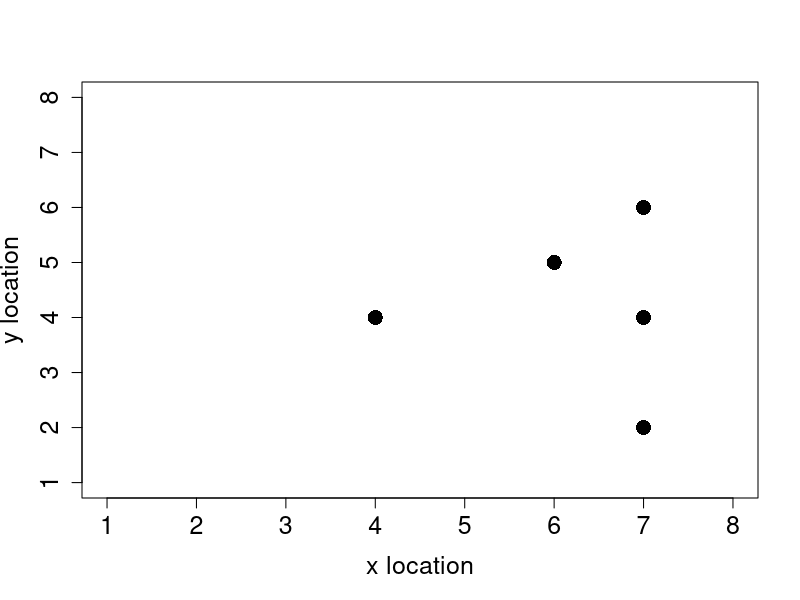
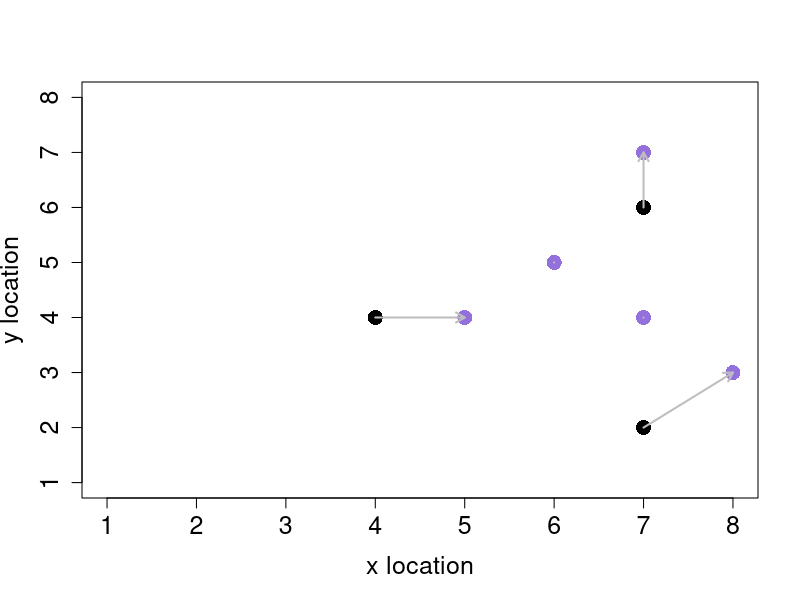
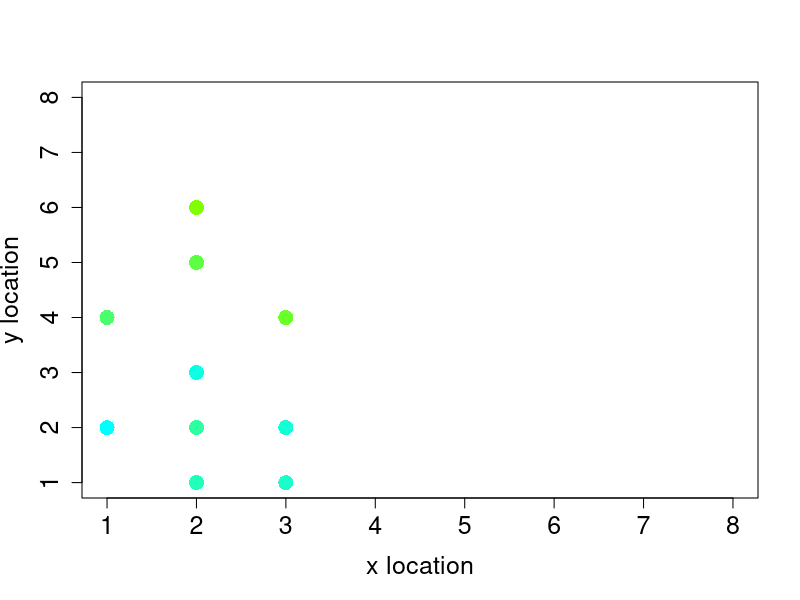
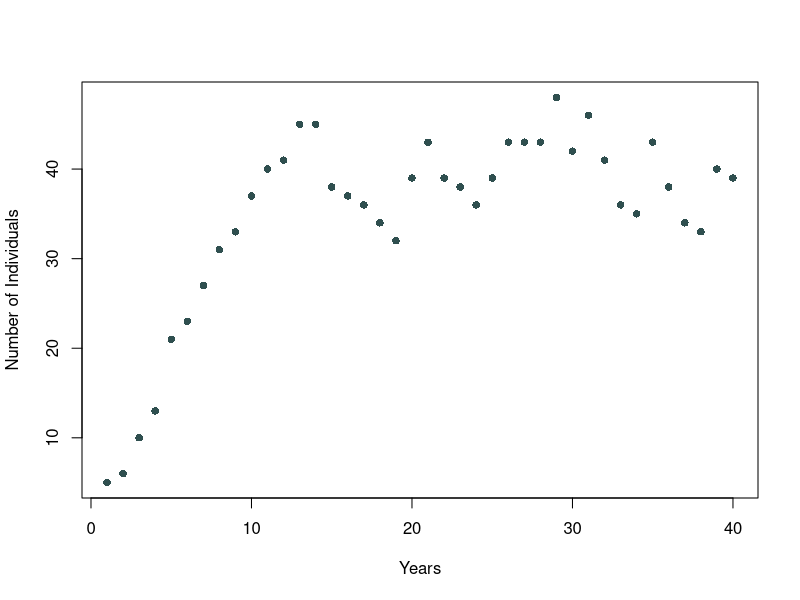

Write the R code that produced these figures, in order.
## ---- chunk 1
knitr::opts_chunk$set(echo = TRUE)
## ---- chunk 2
inds <- array(data = 0, dim =c (5,3))
colnames(inds) <- paste0("Characteristic ", 1:ncol(inds))
rownames(inds) <- paste0("Individual ", 1:nrow(inds))
print(inds)
## ---- chunk 3
colnames(inds) <- c("Body Mass", "x location", "y location")

## ---- chunk 4
inds[, 1] <- rnorm(n = nrow(inds), mean = 23, sd = 3)   #writing inds[,1] is the same as inds[1:5, 1]

dim(inds)  #returns dimensions of matrix or array as a list [1] rows and [2] columns

## ---- chunk 5
inds[, 2] <- sample(x = 1:8, size = nrow(inds), replace = T)
inds[, 3] <- sample(x=1:8, size = nrow(inds), replace = T)
## ---- chunk 6
plot(
  x = inds[, 2],              # x-coordinate data
  y = inds[, 3],              # y-coordinate data
  pch = 16,                   # Point character (solid circle)
  cex = 2,                    # Point size (enlarged by a factor of 2)
  xlim = c(1, 8),             # X-axis limits (range from 1 to 8)
  ylim = c(1, 8),             # Y-axis limits (range from 1 to 8)
  xlab = "x location",        # X-axis label
  mar = c(5, 5, 1, 1),        # Margins for the plot (bottom, left, top, right)
  ylab = "y location",        # Y-axis label
  cex.lab = 1.5,              # Size of axis labels (enlarged by a factor of 1.5)
  cex.axis = 1.5              # Size of axis values (enlarged by a factor of 1.5)
)

## ---- chunk 7

x_move <- sample(x = c(-1, 0, 1), size = nrow(inds), replace = T)
y_move <- sample(x = c(-1, 0, 1), size = nrow(inds), replace = T)

inds[, 2] <- inds[, 2] + x_move
inds[, 3] <- inds[, 3] + y_move
plot(
  x = inds[, 2] - x_move,              # x-coordinate data
  y = inds[, 3] - y_move,              # y-coordinate data
  pch = 16,                   # Point character (solid circle)
  cex = 2,                    # Point size (enlarged by a factor of 2)
  xlim = c(1, 8),             # X-axis limits (range from 1 to 8)
  ylim = c(1, 8),             # Y-axis limits (range from 1 to 8)
  xlab = "x location",        # X-axis label
  mar = c(5, 5, 1, 1),        # Margins for the plot (bottom, left, top, right)
  ylab = "y location",        # Y-axis label
  cex.lab = 1.5,              # Size of axis labels (enlarged by a factor of 1.5)
  cex.axis = 1.5              # Size of axis values (enlarged by a factor of 1.5)
)

points(x = inds[, 2],              # x-coordinate data
  y = inds[, 3],              # y-coordinate data
  pch = 16,                   # Point character (solid circle)
  cex = 2,                    # Point size (enlarged by a factor of 2)
  col = ("mediumpurple"),
  xlim = c(1, 8),             # X-axis limits (range from 1 to 8)
  ylim = c(1, 8),             # Y-axis limits (range from 1 to 8)
  xlab = "x location",        # X-axis label
  mar = c(5, 5, 1, 1),        # Margins for the plot (bottom, left, top, right)
  ylab = "y location",        # Y-axis label
  cex.lab = 1.5,              # Size of axis labels (enlarged by a factor of 1.5)
  cex.axis = 1.5              # Size of axis values (enlarged by a factor of 1.5)
  )
arrows(
  x0 = inds[, 2] - x_move,  # Starting x-coordinates (old positions)
  y0 = inds[, 3] - y_move,  # Starting y-coordinates (old positions)
  x1 = inds[, 2],          # Ending x-coordinates (new positions)
  y1 = inds[, 3],          # Ending y-coordinates (new positions)
  length = 0.1,            # Length of the arrowheads
  angle = 30,              # Angle of the arrowheads
  code = 2,                # Type of arrowhead (2 for closed arrowheads)
  col = "grey",            # Arrow color
  lwd = 2                  # Modifies the thickness of the arrow
)
## ---- chunk 8
movement <- function(inds, xloc = 2, yloc = 3){
    total_inds   <- dim(inds)[1] # Get the number of individuals in inds by checking number of rows
    move_dists   <- c(-1, 0, 1)  # Define the possible distances to move
    x_move       <- sample(x = move_dists, size = total_inds, replace = TRUE)
    y_move       <- sample(x = move_dists, size = total_inds, replace = TRUE)
    inds[, xloc] <- inds[, xloc] + x_move
    inds[, yloc] <- inds[, yloc] + y_move
    return(inds)
}
## ---- chunk 9
inds <- movement(inds)
## ---- chunk 10
time_steps <- 20
for (i in 1:time_steps)
  inds <- movement(inds)

## ---- chunk 11
movement <- function(inds, xloc = 2, yloc = 3, xmax = 8, ymax = 8){
    total_inds   <- dim(inds)[1]; # Get the number of individuals in inds
    move_dists   <- c(-1, 0, 1);  # Define the possible distances to move
    x_move       <- sample(x = move_dists, size = total_inds, replace = TRUE);
    y_move       <- sample(x = move_dists, size = total_inds, replace = TRUE);
    inds[, xloc] <- inds[, xloc] + x_move;
    inds[, yloc] <- inds[, yloc] + y_move;
    # =========   The reflecting boundary is added below
    for(i in 1:total_inds){               # For each individual i in the array
        if(inds[i, xloc] > xmax){         # If it moved passed the maximum xloc
            inds[i, xloc] <- xmax - 1;    # Then move it back toward the centre
        }
        if(inds[i, xloc] < 1){            # If it moved below 1 on xloc
            inds[i, xloc] <- 2;           # Move it toward the centre (2)
        }
        if(inds[i, yloc] > ymax){         # If it moved passed the maximum yloc
            inds[i, yloc] <- ymax - 1;    # Then move it back toward the centre
        }
        if(inds[i, yloc] < 1){            # If it moved below 1 on yloc
            inds[i, yloc] <- 2;           # Then move it toward the centre (2)
        }
    } 
    # =========  Now all individuals should stay on the landscape
    return(inds);
}

inds           <- array(data = 0, dim = c(5, 3))
colnames(inds) <- c("body_mass", "x_loc", "y_loc")
rownames(inds) <- c("ind_1", "ind_2", "ind_3", "ind_4", "ind_5")
inds[,1]       <- rnorm(n = dim(inds)[1], mean = 23, sd = 3)
inds[,2]       <- sample(x = 1:8, size = dim(inds)[1], replace = TRUE)
inds[,3]       <- sample(x = 1:8, size = dim(inds)[1], replace = TRUE)


time_steps <- 20

for (i in 1:time_steps){
  inds <- movement(inds)
  }


## ---- chunk 12

time_steps <- 20
inds_hist  <- NULL; # Here's the list
for(i in 1:time_steps){
    inds            <- movement(inds)
    inds_hist[[i]] <- inds; # Add to list
}
print(inds)

for (i in 1:5) {
  print(paste0("Year ", i))
  print(inds_hist[[1]])
} 

## ---- chunk 13

indi_1 <- matrix(data= NA, nrow=20, ncol = 3)
colnames(indi_1) <- c("Year", "x-location", "y-location")

for(i in 1:time_steps){
  indi_1[i, 1] <- i    #saves timestep in first column
  indi_1[i, 2] <- inds_hist[[i]][1,2]  #extracts x(2) value for the i timestep of individual 1 (1)
  indi_1[i, 3] <- inds_hist[[i]][1,3]  # -'- but for the y(3) value
}

print(indi_1)

colorrange <- colorRampPalette(c("chartreuse", "cyan"))
my.colorrange <- colorrange(20)

plot(
  x = indi_1[, 2],              # x-coordinate data
  y = indi_1[, 3],              # y-coordinate data
  pch = 16,                   # Point character (solid circle)
  col = my.colorrange,
  cex = 2,                    # Point size (enlarged by a factor of 2)
  xlim = c(1, 8),             # X-axis limits (range from 1 to 8)
  ylim = c(1, 8),             # Y-axis limits (range from 1 to 8)
  xlab = "x location",        # X-axis label
  mar = c(5, 5, 1, 1),        # Margins for the plot (bottom, left, top, right)
  ylab = "y location",        # Y-axis label
  cex.lab = 1.5,              # Size of axis labels (enlarged by a factor of 1.5)
  cex.axis = 1.5              # Size of axis values (enlarged by a factor of 1.5)
)

## ---- chunk 14
inds           <- array(data = 0, dim = c(5, 4))
colnames(inds) <- c("body_mass", "x_loc", "y_loc", "repr")
rownames(inds) <- c("ind_1", "ind_2", "ind_3", "ind_4", "ind_5")
inds[,1]       <- rnorm(n = dim(inds)[1], mean = 23, sd = 3)
inds[,2]       <- sample(x = 1:8, size = dim(inds)[1], replace = TRUE)
inds[,3]       <- sample(x = 1:8, size = dim(inds)[1], replace = TRUE)

print(inds)

birth <- function(inds, lambda = 0.5, repr_col = 4) {
  total.inds <- nrow(inds)
  inds.col <- ncol(inds)
  inds[, repr_col] <- rpois(n =total.inds, lambda = lambda)
  total.offspring <- sum(inds[,repr_col])
      # the above code is reproduction, the below code is making new rows for the offspring. 
  new.inds <- matrix(data = 0, nrow = total.offspring, ncol = inds.col)
  new.inds[, 1] <- rnorm(n = nrow(new.inds), mean = 23, sd = 3)
  new.inds[, 2] <- sample(x = 1:8, size = nrow(new.inds), replace = T)
  new.inds[, 3] <- sample(x = 1:8, size = nrow(new.inds), replace = T)
      # Adding the offspring to the adults
  inds <- rbind(inds, new.inds)
  return(inds)
}

#New generation
inds <- birth(inds = inds)
rownames(inds) <- paste0("Individual ", 1:nrow(inds))
print(inds)


## ---- chunk 15
time.steps <- 10
inds.hist <- NULL

for( i in 1:time.steps){
  inds <- movement(inds)
  inds <- birth(inds)
  inds.hist[[i]] <- inds
}

#Number of indivduals after 10 time steps:
print(nrow(inds.hist[[10]]))

ind.abund <- matrix(data = NA, nrow = 10, ncol = 2)

for (i in 1:time.steps) {
  ind.abund[i,1] <- i
  ind.abund[i,2] <- nrow(inds.hist[[i]])
}

print(ind.abund)


## ---- chunk 16
inds <- matrix(data = 0, nrow = 5, ncol = 5)
colnames(inds) <- c("body.mass", "loc.x", "loc.y", "reproduction", "death") 
rownames(inds) <- paste0("Individual ", 1:nrow(inds))

inds[,1]       <- rnorm(n = nrow(inds), mean = 23, sd = 3)
inds[,2]       <- sample(x = 1:8, size = nrow(inds), replace = TRUE)
inds[,3]       <- sample(x = 1:8, size = nrow(inds), replace = TRUE)

death <- function(inds, xlen = 8, ylen = 8, xcol = 2, ycol = 3, dcol = 5){
  for (xdim in 1:xlen){
    for(ydim in 1:ylen){
      on.cell <- sum(inds[,xcol] == xdim & inds[, ycol] == ydim)
      if (on.cell > 1) {
        occupants <- which(inds[, xcol] == xdim & inds[, ycol] == ydim)   #occupants who live on the overpopulated cell, i.e. their row number
        random <- sample(x = occupants, size = on.cell - 1)    # randomly chooses all but on of the individuals from the vector on the cell 
        inds[random, dcol] <- 1             # sets individuals sampled death to 1
      }
    }
  }
  return(inds)
}

inds[2, 2] <- inds[1, 2]; # Individiual 2 now in same x location as 1
inds[2, 3] <- inds[1, 3]; # Individiual 2 now in same x location as 1
inds[3, 2] <- inds[1, 2]; # Individiual 3 now in same x location as 1
inds[3, 3] <- inds[1, 3]; # Individiual 3 now in same x location as 1

inds <- death(inds = inds)

inds <- inds[inds[, 5] == 0, ] # Removes all individuals who do not have a 0 in their fifth column, i.e. removes dead individuals. the , is important, dont forget it.  
print(inds)

## ---- chunk 17
# Create individuals

inds <- matrix(data = 0, nrow = 5, ncol = 5)
colnames(inds) <- c("body.mass", "loc.x", "loc.y", "reproduction", "death") 
rownames(inds) <- paste0("Individual ", 1:nrow(inds))

inds[,1]       <- rnorm(n = nrow(inds), mean = 23, sd = 3)
inds[,2]       <- sample(x = 1:8, size = nrow(inds), replace = TRUE)
inds[,3]       <- sample(x = 1:8, size = nrow(inds), replace = TRUE)

time.steps <- 40
inds.hist <- NULL
for (i in 1:time.steps){
  inds <- movement(inds)
  inds <- birth(inds)
  inds <- death(inds)
  inds <- inds[inds[, 5] == 0, ]
  inds.hist[[i]] <- inds
}

ind.abund <- matrix(data = NA, nrow = time.steps, ncol = 2)
for (i in 1:time.steps){
  ind.abund[i, 1] <- i
  ind.abund[i, 2] <- nrow(inds.hist[[i]])
}

plot(x = ind.abund[,1], y =ind.abund[,2], ylab = "Number of Individuals", xlab = "Years", col = "darkslategrey", pch = 16)

## ---- chunk 18
pred <-  matrix(data = 0, nrow = 5, ncol = 5)
colnames(pred) <- c("bodymass", "x location", "y location", "Birth", "Death")
rownames(pred) <- paste0("Predator ", 1:nrow(pred))

pred[, 1] <- rnorm(n = nrow(pred), mean = 20, sd = 2.5)  #This approximates a lynx ish
pred[, 2] <- sample(x = 1:8, size = nrow(pred), replace = T)
pred[, 3] <- sample(x = 1:8, size = nrow(pred), replace = T)

## ---- chunk 19

predation <- function(pred, inds, xcol = 2, ycol = 3, rcol = 4, dcol = 5){
  predators <- nrow(pred)  # is the number of predators
  pred[, dcol] <- 1         #dead unless something changes
  pred[, rcol] <- 0         #No baby unless something changes
  #something changes-----------------------
  for (p in 1:predators){
    xloc <- pred[p, xcol]  #Extracts location of predator p
    yloc <- pred[p, ycol]
    N.prey <- sum(inds[, xcol] == xcol & inds[, ycol] == yloc)  #sums all the prey on p's location
    if(N.prey > 0){
      pred[p, dcol] <- 0   #The predator does not die
    }
    if(N.prey > 1){
      pred[p, rcol] <- 1   #Predator reproduces
    }
    # Unfortunately something also happens to the prey: -------------------
    if(N.prey > 0) {
      prey <- which(inds[, xcol] == xloc & inds[, ycol] == yloc)   #marks all places were predator p and prey coexist
      if(N.prey > 2){
        prey <- sample(x = prey, size = 2, replace = FALSE)        #Makes it so that if if there are more than two prey on the cell only two get eaten. Samples two from among the prey.
      }
      inds[prey, dcol] <- 1  #Records prey as dead.
    }
  }  #This for loop recorded which predators dies, survive or reproduce, and which prey gets predated upon.
  # Remove predators that have died ---------------------------
  pred <- pred[pred[,dcol] == 0, ]
  # Add the offspring into predator pool
  pred.off <- sum(pred[, rcol])
  new.pred <- matrix(data = 0, nrow = pred.off, ncol = ncol(pred))
  new.pred[, 1] <- rnorm(n = nrow(pred), mean = 20, sd = 2.5)  #This approximates a lynx ish
  new.pred[, 2] <- sample(x = 1:8, size = nrow(pred), replace = T)
  new.pred[, 3] <- sample(x = 1:8, size = nrow(pred), replace = T)
  pred <- rbind(pred, new.pred)
  # Remove dead prey
  inds <- inds[inds[,dcol] == 0,]
  
  pred.prey <- list(pred = pred, inds = inds)
    return(pred.prey)  # To call upon these seperatly one can use pred.prey$pred and pred.prey$inds 
}


## ---- chunk 20

inds           <- array(data = 0, dim = c(6, 5));
colnames(inds) <- c("body_mass", "x_loc", "y_loc", "repr", "death");
inds[,1]       <- rnorm(n = dim(inds)[1], mean = 23, sd = 3);
inds[1:3, 2]   <- 1 # x location
inds[1:3, 3]   <- 1 # y location
inds[4:5, 2]   <- 2 
inds[4:5, 3]   <- 1 
inds[6, 2]     <- 3 
inds[6, 3]     <- 1

pred           <- array(data = 0, dim = c(4, 5));
colnames(pred) <- c("body_mass", "x_loc", "y_loc", "repr", "death");
pred[,1]       <- rnorm(n = dim(pred)[1], mean = 23, sd = 3);
pred[1, 2]     <- 1 # x location
pred[1, 3]     <- 1 # y location
pred[2, 2]     <- 2
pred[2, 3]     <- 1
pred[3, 2]     <- 3
pred[3, 3]     <- 1
pred[4, 2]     <- 4
pred[4, 3]     <- 1

pred.prey <- predation(inds = inds, pred = pred)
inds      <- pred.prey$inds
pred      <- pred.prey$pred

print(inds)
print(pred)


